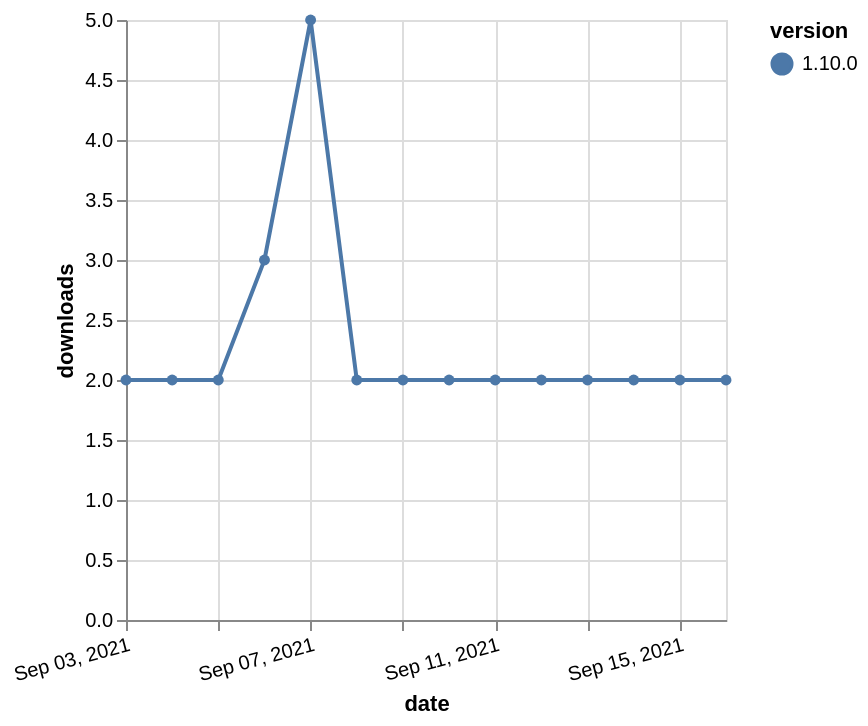

Vega-Lite specification stored for this chart:
### Vega-Lite specification from a JSON file in a GitHub repository (floating-point values rounded to 4 significant figures)
{"$schema": "https://vega.github.io/schema/vega-lite/v5.json", "description": "A simple bar chart with embedded data.", "data": {"values": [{"date": "2021-09-03", "total": 3643, "delta": 2, "version": "1.10.0"}, {"date": "2021-09-04", "total": 3645, "delta": 2, "version": "1.10.0"}, {"date": "2021-09-05", "total": 3647, "delta": 2, "version": "1.10.0"}, {"date": "2021-09-06", "total": 3650, "delta": 3, "version": "1.10.0"}, {"date": "2021-09-07", "total": 3655, "delta": 5, "version": "1.10.0"}, {"date": "2021-09-08", "total": 3657, "delta": 2, "version": "1.10.0"}, {"date": "2021-09-09", "total": 3659, "delta": 2, "version": "1.10.0"}, {"date": "2021-09-10", "total": 3661, "delta": 2, "version": "1.10.0"}, {"date": "2021-09-11", "total": 3663, "delta": 2, "version": "1.10.0"}, {"date": "2021-09-12", "total": 3665, "delta": 2, "version": "1.10.0"}, {"date": "2021-09-13", "total": 3667, "delta": 2, "version": "1.10.0"}, {"date": "2021-09-14", "total": 3669, "delta": 2, "version": "1.10.0"}, {"date": "2021-09-15", "total": 3671, "delta": 2, "version": "1.10.0"}, {"date": "2021-09-16", "total": 3673, "delta": 2, "version": "1.10.0"}]}, "width": "container", "mark": {"type": "line", "point": {"filled": true}}, "encoding": {"x": {"field": "date", "type": "temporal", "timeUnit": "yearmonthdate", "title": "date", "axis": {"labelAngle": -15}}, "y": {"field": "delta", "type": "quantitative", "title": "downloads"}, "color": {"field": "version", "type": "nominal"}, "tooltip": {"field": "delta"}}}
